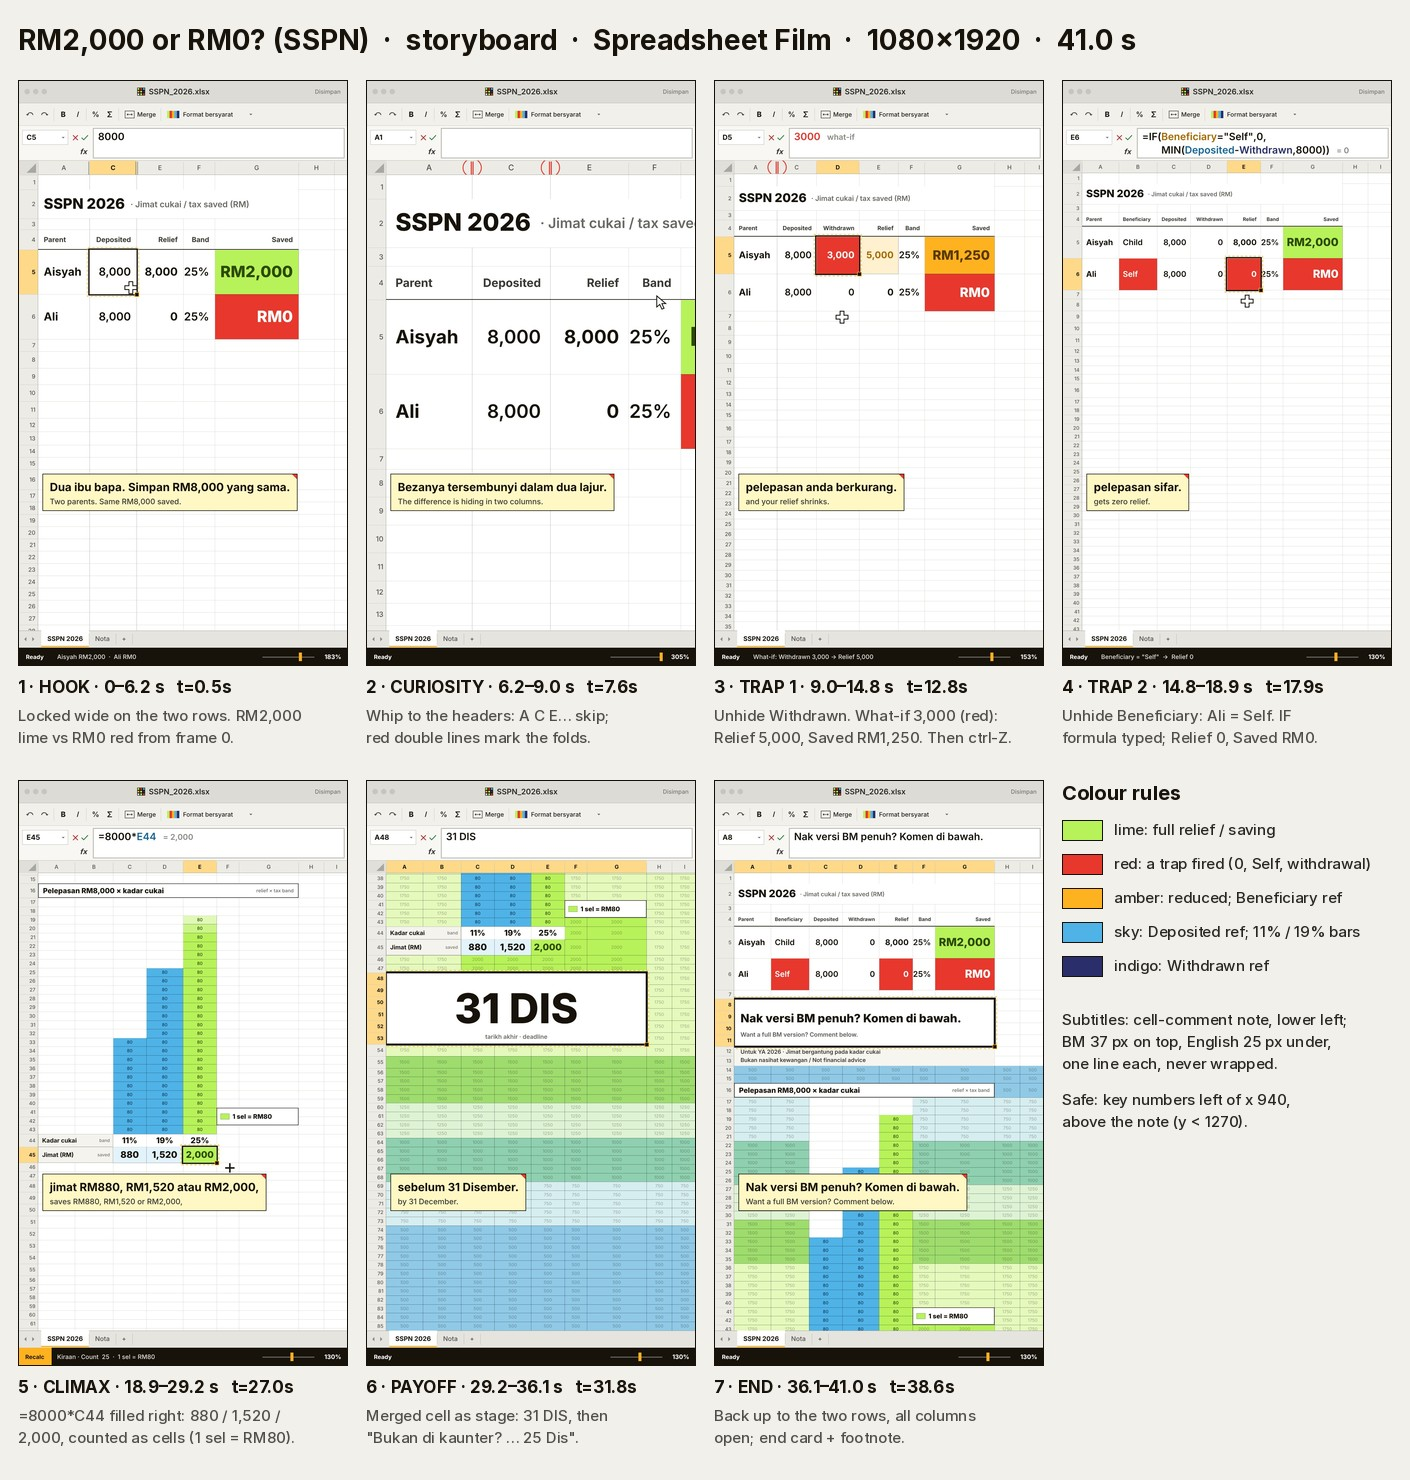

The script that saved this image:
# storyboard sheet: one panel per beat, rendered with the real drawing code (stills/t_<t>.jpg), captioned
# make the stills first: node core/render/still.mjs <this folder> 0.5 7.6 12.8 17.9 27.0 31.8 38.6 --size 1080x1920 --out <this folder>/stills
import os
from PIL import Image, ImageDraw, ImageFont
HERE = os.path.dirname(os.path.abspath(__file__))
F = lambda w, s: ImageFont.truetype(os.path.join(HERE, 'fonts', f'Inter-{w}.woff2'), s)
SH = [
  ('0.5', '1 · HOOK · 0–6.2 s', 'Locked wide on the two rows. RM2,000', 'lime vs RM0 red from frame 0.'),
  ('7.6', '2 · CURIOSITY · 6.2–9.0 s', 'Whip to the headers: A C E… skip;', 'red double lines mark the folds.'),
  ('12.8', '3 · TRAP 1 · 9.0–14.8 s', 'Unhide Withdrawn. What-if 3,000 (red):', 'Relief 5,000, Saved RM1,250. Then ctrl-Z.'),
  ('17.9', '4 · TRAP 2 · 14.8–18.9 s', 'Unhide Beneficiary: Ali = Self. IF', 'formula typed; Relief 0, Saved RM0.'),
  ('27.0', '5 · CLIMAX · 18.9–29.2 s', '=8000*C44 filled right: 880 / 1,520 /', '2,000, counted as cells (1 sel = RM80).'),
  ('31.8', '6 · PAYOFF · 29.2–36.1 s', 'Merged cell as stage: 31 DIS, then', '"Bukan di kaunter? … 25 Dis".'),
  ('38.6', '7 · END · 36.1–41.0 s', 'Back up to the two rows, all columns', 'open; end card + footnote.'),
]
w, cols, gap = 330, 4, 18; h = w * 1920 // 1080; cap = 96
rows = (len(SH) + cols - 1) // cols
S = Image.new('RGB', (cols * w + (cols + 1) * gap, rows * (h + cap + gap) + 80), (241, 240, 235)); d = ImageDraw.Draw(S)
d.text((gap, 22), 'RM2,000 or RM0? (SSPN)  ·  storyboard  ·  Spreadsheet Film  ·  1080×1920  ·  41.0 s', fill=(23, 18, 10), font=F('Bold', 28))
for k, (t, h1, l1, l2) in enumerate(SH):
    im = Image.open(os.path.join(HERE, 'stills', f't_{t}.jpg')).convert('RGB').resize((w, h), Image.LANCZOS)
    x = gap + (k % cols) * (w + gap); y = 80 + (k // cols) * (h + cap + gap)
    S.paste(im, (x, y)); d.rectangle([x, y, x + w - 1, y + h - 1], outline=(23, 18, 10))
    d.text((x, y + h + 10), f'{h1}   t={t}s', fill=(23, 18, 10), font=F('Bold', 17))
    d.text((x, y + h + 40), l1, fill=(80, 78, 72), font=F('Medium', 15)); d.text((x, y + h + 62), l2, fill=(80, 78, 72), font=F('Medium', 15))
# last cell: the palette / rules key
x = gap + 3 * (w + gap); y = 80 + (h + cap + gap)
d.text((x, y), 'Colour rules', fill=(23, 18, 10), font=F('Bold', 20))
for n, (c, s) in enumerate([('#b8f25a', 'lime: full relief / saving'), ('#e8382d', 'red: a trap fired (0, Self, withdrawal)'), ('#ffb21f', 'amber: reduced; Beneficiary ref'), ('#4fb3e8', 'sky: Deposited ref; 11% / 19% bars'), ('#2a2f6c', 'indigo: Withdrawn ref')]):
    d.rectangle([x, y + 40 + n * 34, x + 40, y + 60 + n * 34], fill=c, outline=(23, 18, 10)); d.text((x + 52, y + 40 + n * 34), s, fill=(40, 38, 34), font=F('Medium', 15))
d.text((x, y + 230), 'Subtitles: cell-comment note, lower left;', fill=(40, 38, 34), font=F('Medium', 15))
d.text((x, y + 252), 'BM 37 px on top, English 25 px under,', fill=(40, 38, 34), font=F('Medium', 15))
d.text((x, y + 274), 'one line each, never wrapped.', fill=(40, 38, 34), font=F('Medium', 15))
d.text((x, y + 310), 'Safe: key numbers left of x 940,', fill=(40, 38, 34), font=F('Medium', 15))
d.text((x, y + 332), 'above the note (y < 1270).', fill=(40, 38, 34), font=F('Medium', 15))
S.save(os.path.join(HERE, 'storyboard.jpg'), quality=90); print('storyboard.jpg', S.size)
